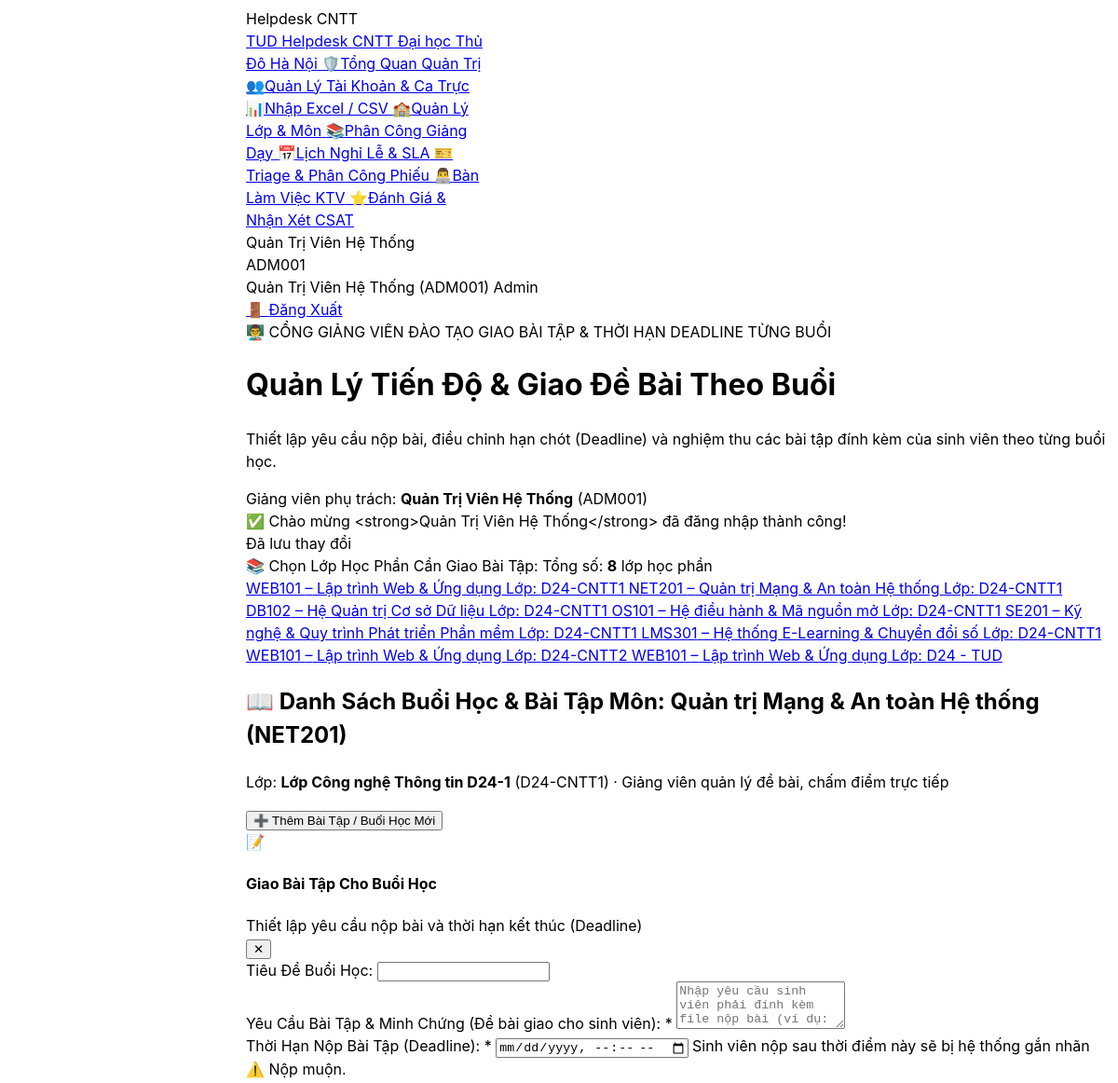
Before: /lecturer/lessons.php?ca_id=2 (signed in, upper part) with the older database file.
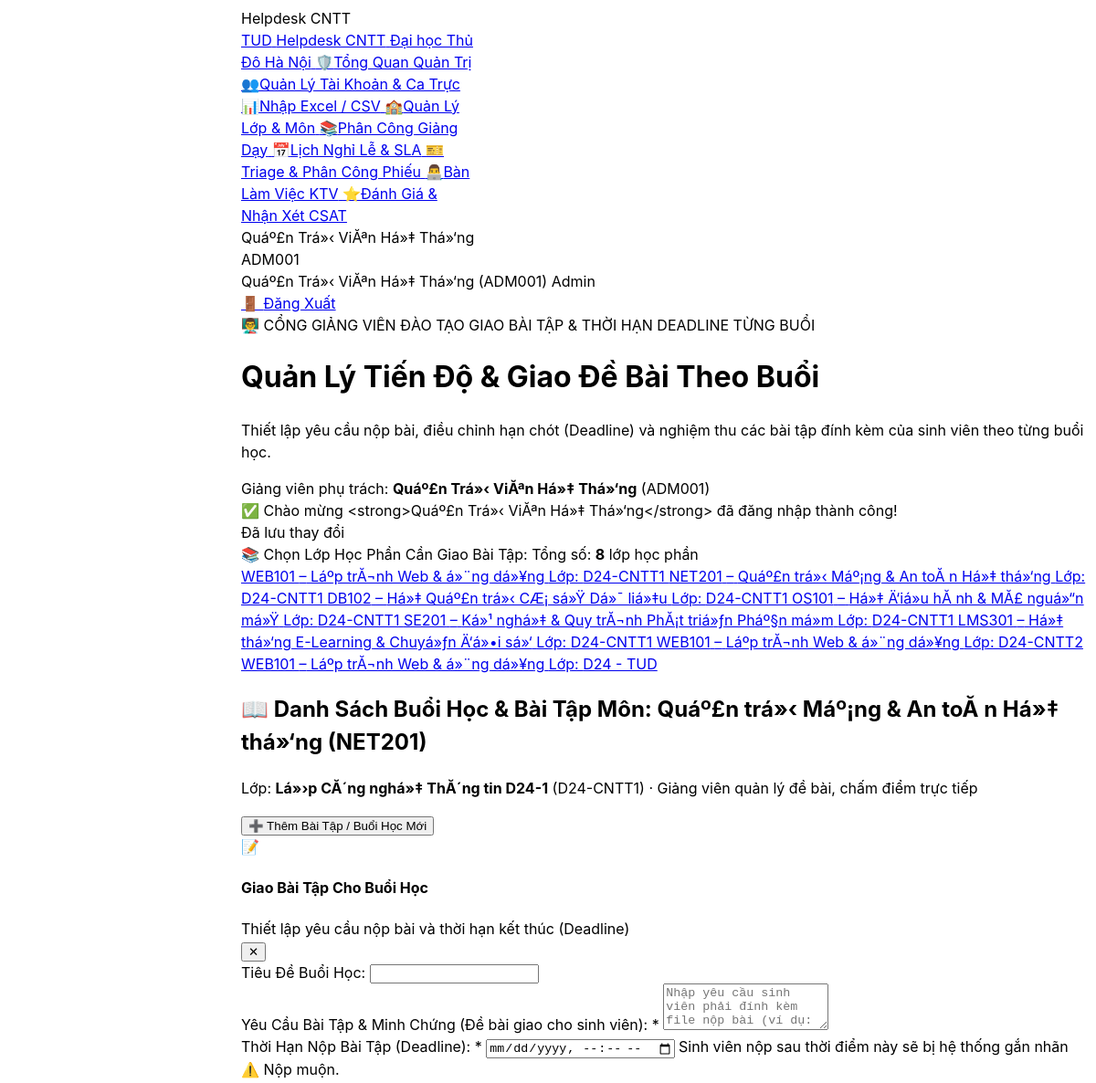
After: the same page with the newer database file.
### tables this page shows
CREATE TABLE `course_assignments` (
  `id` int(10) unsigned NOT NULL AUTO_INCREMENT,
  `class_id` int(10) unsigned NOT NULL,
  `course_id` int(10) unsigned NOT NULL,
  `lecturer_id` int(10) unsigned NOT NULL,
  `semester` varchar(20) NOT NULL DEFAULT '2026_1',
  `academic_year` varchar(20) NOT NULL DEFAULT '2026-2027',
  `created_at` datetime NOT NULL DEFAULT current_timestamp(),
  PRIMARY KEY (`id`),
  UNIQUE KEY `uq_course_class_semester` (`class_id`,`course_id`,`semester`),
  KEY `fk_course_assign_course` (`course_id`),
  KEY `fk_course_assign_lecturer` (`lecturer_id`),
  CONSTRAINT `fk_course_assign_class` FOREIGN KEY (`class_id`) REFERENCES `classes` (`id`) ON DELETE CASCADE,
  CONSTRAINT `fk_course_assign_course` FOREIGN KEY (`course_id`) REFERENCES `courses` (`id`) ON DELETE CASCADE,
  CONSTRAINT `fk_course_assign_lecturer` FOREIGN KEY (`lecturer_id`) REFERENCES `users` (`id`) ON DELETE CASCADE
);

CREATE TABLE `courses` (
  `id` int(10) unsigned NOT NULL AUTO_INCREMENT,
  `course_code` varchar(30) NOT NULL,
  `name` varchar(100) NOT NULL,
  `credits` tinyint(3) unsigned NOT NULL DEFAULT 3,
  `department` varchar(100) NOT NULL DEFAULT 'Bá»™ mĂ´n CĂ´ng nghá»‡ Pháº§n má»m',
  `created_at` datetime NOT NULL DEFAULT current_timestamp(),
  PRIMARY KEY (`id`),
  UNIQUE KEY `uq_courses_code` (`course_code`)
);

CREATE TABLE `classes` (
  `id` int(10) unsigned NOT NULL AUTO_INCREMENT,
  `class_code` varchar(30) NOT NULL,
  `name` varchar(100) NOT NULL,
  `cohort` varchar(20) NOT NULL DEFAULT 'D24',
  `faculty` varchar(100) NOT NULL DEFAULT 'Khoa CĂ´ng nghá»‡ ThĂ´ng tin',
  `academic_year` varchar(30) NOT NULL DEFAULT '2024-2028',
  `created_at` datetime NOT NULL DEFAULT current_timestamp(),
  PRIMARY KEY (`id`),
  UNIQUE KEY `uq_classes_code` (`class_code`)
);

### app/Controllers/Lecturer/LecturerLessonController.php (called while the page is built, shortened)
<?php
require_once __DIR__ . '/../../Models/CourseLesson.php';
class LecturerLessonController
{
    private CourseLesson $model;
    public function __construct(?CourseLesson $model = null)
    {
        $this->model = $model ?: new CourseLesson();
    }
    private function requireLecturer(): array
    {
        $user = $_SESSION['user'] ?? null;
        $role = $user['role'] ?? '';
        $type = $user['user_type'] ?? '';
        return $user;
    }
    public function index(): void
    {
        $currentUser = $this->requireLecturer();
        $lecturerId  = (int)$currentUser['id'];
        $isAdmin     = ($currentUser['role'] === 'admin');
        $courses = $this->model->getLecturerCourses($lecturerId, $isAdmin);
        $selectedCaId = (int)($_GET['ca_id'] ?? ($_GET['assignment_id'] ?? 0));
        $selectedCourseId = (int)($_GET['course_id'] ?? 0);
        $selectedCourse = null;
        if ($selectedCaId > 0) {
            foreach ($courses as $c) {
                if ((int)$c['ca_id'] === $selectedCaId) {
                    $selectedCourse = $c;
                    break;
                }
            }
        }
        $selectedCaId     = $selectedCourse ? (int)$selectedCourse['ca_id'] : 0;
        $activeLesson = null;
        $flash = get_flash();
        require __DIR__ . '/../../../views/lecturer/lessons/index.php';
    }
}

### lecturer/lessons.php (called while the page is built, shortened)
<?php
require_once __DIR__ . '/../config/database.php';
require_once __DIR__ . '/../app/Controllers/Lecturer/LecturerLessonController.php';
$controller = new LecturerLessonController();
$action = $_POST['action'] ?? ($_GET['action'] ?? 'index');
match ($action) {
    'create'  => $controller->create(),
    'update'  => $controller->update(),
    'grade'   => $controller->grade(),
    'preview' => $controller->preview(),
    default   => $controller->index(),
};

### config/database.php (called while the page is built, shortened)
<?php
if (!function_exists('db')) {
    function db(): PDO {
        static $pdo = null;
        if (class_exists('App\Core\Database')) {
            $pdo = \App\Core\Database::getConnection();
            return $pdo;
        }
        return $pdo;
    }
}
if (!function_exists('get_flash')) {
    function get_flash(): ?array {
        if (isset($_SESSION['flash'])) {
            $flash = $_SESSION['flash'];
            return $flash;
        }
        return null;
    }
}
if (!function_exists('get_app_base_url')) {
    function get_app_base_url(): string {
        $docRoot = str_replace('\\', '/', realpath($_SERVER['DOCUMENT_ROOT'] ?? '') ?: ($_SERVER['DOCUMENT_ROOT'] ?? ''));
        $appRoot = str_replace('\\', '/', realpath(__DIR__ . '/..') ?: dirname(__DIR__));
        if ($docRoot && str_starts_with($appRoot, $docRoot)) {
            $rel = substr($appRoot, strlen($docRoot));
            $base = '/' . trim(str_replace('\\', '/', $rel), '/') . '/';
            return str_replace('//', '/', $base);
        }
        return '/';
    }
}
return [
    'driver'    => 'mysql',
    'host'      => '127.0.0.1',
    'port'      => 3306,
    'database'  => 'helpdesk_thudo',
    'username'  => 'root',
    'password'  => '12345678',
    'charset'   => 'utf8mb4',
    'collation' => 'utf8mb4_unicode_ci',
    'options'   => [
        PDO::ATTR_ERRMODE            => PDO::ERRMODE_EXCEPTION,
        PDO::ATTR_DEFAULT_FETCH_MODE => PDO::FETCH_ASSOC,
        PDO::ATTR_EMULATE_PREPARES   => true,
    ],
];

### app/Models/CourseLesson.php (called while the page is built, shortened)
<?php
require_once __DIR__ . '/../../config/database.php';
class CourseLesson
{
    private PDO $pdo;
    public function __construct(?PDO $pdo = null)
    {
        $this->pdo = $pdo ?: db();
    }
    public function getLecturerCourses(int $lecturerId, bool $isAdmin = false): array
    {
        $sql = "SELECT ca.id as ca_id, ca.course_id, ca.class_id, ca.semester, ca.academic_year,
                       c.course_code, c.name as course_name, c.credits,
                       cl.class_code, cl.name as class_name,
                       u.name as lecturer_name,
                       (SELECT COUNT(*) FROM course_lessons cln WHERE cln.course_id = c.id) as total_lessons
                FROM course_assignments ca
                JOIN courses c ON ca.course_id = c.id
                JOIN classes cl ON ca.class_id = cl.id
                LEFT JOIN users u ON ca.lecturer_id = u.id ";
        $params = [];
        $sql .= "ORDER BY ca.id ASC";
        $stmt = $this->pdo->prepare($sql);
        $stmt->execute($params);
        return $stmt->fetchAll(PDO::FETCH_ASSOC);
    }
}

### views/lecturer/lessons/index.php (the view, shortened to what the changed rows need)
<?php
require_once __DIR__ . '/../../../config/database.php';
?>
<!DOCTYPE html>
<html lang="vi">
<head>
    <script src="https://www.gstatic.com/antigravity/web/dev/tailwindcss.min.js"></script>
</head>
<body class="bg-slate-50 text-slate-800 font-sans antialiased min-h-screen flex flex-col justify-between">
    <?php require_once __DIR__ . '/../../../includes/navbar.php'; ?>
    <main class="flex-1 max-w-7xl mx-auto w-full px-4 sm:px-6 lg:px-8 py-6 space-y-6">
        <div class="bg-gradient-to-r from-slate-900 via-indigo-950 to-slate-900 text-white rounded-3xl p-6 shadow-md border border-indigo-900/50 flex flex-col md:flex-row md:items-center justify-between gap-4">
            <div>
                <h1 class="text-2xl font-black text-white flex items-center gap-2">
                    <span>Quản Lý Tiến Độ & Giao Đề Bài Theo Buổi</span>
                </h1>
            </div>
            <div class="flex items-center gap-2 bg-slate-800/80 border border-slate-700/80 p-3 rounded-2xl text-xs">
                <div>
                    <span class="text-slate-400 block text-[11px]">Giảng viên phụ trách:</span>
                    <strong class="text-white"><?php echo htmlspecialchars($currentUser['name']); ?></strong>
                    <span class="text-indigo-300 font-mono text-[11px]">(<?php echo htmlspecialchars($currentUser['user_code']); ?>)</span>
                </div>
            </div>
        </div>
        <?php if ($flash): ?>
            <div data-auto-dismiss="4500" class="p-3.5 rounded-2xl text-xs font-semibold flex items-center justify-between <?php echo $flash['type'] === 'success' ? 'bg-emerald-50 border border-emerald-200 text-emerald-800' : 'bg-rose-50 border border-rose-200 text-rose-800'; ?>">
                <div class="flex items-center gap-2">
                    <span><?php echo $flash['type'] === 'success' ? '✅' : '⚠️'; ?></span>
                    <span><?php echo htmlspecialchars($flash['message']); ?></span>
                </div>
                <span class="text-slate-400 text-[10px]">Đã lưu thay đổi</span>
            </div>
        <?php endif; ?>
        <div class="bg-white border border-slate-200 rounded-3xl p-5 shadow-sm space-y-3">
            <div class="flex items-center gap-2.5 overflow-x-auto pb-1 text-xs">
                <?php foreach ($courses as $c): ?>
                    <?php $isActive = ($c['ca_id'] == $selectedCaId); ?>
                    <a href="lessons.php?ca_id=<?php echo $c['ca_id']; ?>"
                       title="Chọn lớp <?php echo htmlspecialchars($c['class_code']); ?> môn <?php echo htmlspecialchars($c['course_name']); ?>"
                       class="px-4 py-2.5 rounded-2xl font-bold transition whitespace-nowrap flex items-center gap-2 <?php echo $isActive ? 'bg-indigo-600 text-white shadow-md shadow-indigo-200 ring-2 ring-indigo-400' : 'bg-slate-50 text-slate-700 hover:bg-slate-100 border border-slate-200'; ?>">
                        <span class="font-mono"><?php echo htmlspecialchars($c['course_code']); ?></span>
                        <span>–</span>
                        <span><?php echo htmlspecialchars($c['course_name']); ?></span>
                        <span class="px-2 py-0.5 rounded-lg text-[11px] font-bold <?php echo $isActive ? 'bg-white text-indigo-700 shadow-2xs' : 'bg-indigo-100 text-indigo-700'; ?>">
                            Lớp: <?php echo htmlspecialchars($c['class_code']); ?>
                        </span>
                    </a>
                <?php endforeach; ?>
            </div>
        </div>
        <?php if ($selectedCourse): ?>
            <?php if (!$activeLesson): ?>
            <div class="bg-white border border-slate-200 rounded-3xl shadow-sm overflow-hidden space-y-4 p-6">
                <div class="flex items-center justify-between flex-wrap gap-3 pb-4 border-b border-slate-100">
                    <div>
                        <h2 class="text-base font-black text-slate-900 flex items-center gap-2">
                            <span>📖</span> Danh Sách Buổi Học & Bài Tập Môn: <?php echo htmlspecialchars($selectedCourse['course_name']); ?> (<?php echo htmlspecialchars($selectedCourse['course_code']); ?>)
                        </h2>
                        <p class="text-xs text-slate-500 mt-0.5">
                            Lớp: <strong><?php echo htmlspecialchars($selectedCourse['class_name']); ?></strong> (<?php echo htmlspecialchars($selectedCourse['class_code']); ?>) · Giảng viên quản lý đề bài, chấm điểm trực tiếp
                        </p>
                    </div>
                    <div class="flex items-center gap-2 flex-wrap">
                        <button type="button" onclick="openCreateLessonModal()"
                                class="px-3.5 py-2 bg-emerald-600 hover:bg-emerald-700 text-white font-bold rounded-xl text-xs transition shadow-sm flex items-center gap-1.5 cursor-pointer">
                            <span>➕</span> Thêm Bài Tập / Buổi Học Mới
                        </button>
                    </div>
                </div>
            </div>
            <?php endif; ?>
        <?php endif; ?>
    </main>
</body>
</html>

### includes/navbar.php (shortened to what the changed rows need)
<?php
require_once __DIR__ . '/../config/database.php';
$appBase = get_app_base_url();
$currentUser = $_SESSION['user'] ?? null;
$isLoggedIn  = !empty($currentUser);
$userRole    = $currentUser['role'] ?? 'guest';
$userType    = $currentUser['user_type'] ?? 'guest';
$hasFixedSidebar = $isLoggedIn;
?>
<script src="https://www.gstatic.com/antigravity/web/dev/tailwindcss.min.js"></script>
<header class="bg-slate-900 border-b border-slate-800 text-slate-100 sticky top-0 z-[70] shadow-md relative">
    <div class="max-w-7xl mx-auto px-4 sm:px-6 lg:px-8">
        <div class="flex items-center justify-between min-h-14">
            <?php if ($hasFixedSidebar): ?>
                <nav aria-label="Điều hướng chính" class="app-role-sidebar fixed top-0 bottom-0 left-0 z-[80] flex flex-col overflow-y-auto bg-slate-900 p-4 shadow-2xl ring-1 ring-white/10 items-stretch gap-1 text-sm">
            <?php else: ?>
                <nav id="primary-navigation" aria-label="Điều hướng chính" class="flex min-w-0 flex-1 items-center gap-1 overflow-x-auto px-2 text-sm">
            <?php endif; ?>
                <?php if ($hasFixedSidebar): ?>
                    <div class="sidebar-user-copy mt-auto border-t border-slate-700/80 pt-4 text-xs text-slate-200">
                        <div class="truncate font-semibold"><?php echo htmlspecialchars($currentUser['name']); ?></div>
                        <div class="mt-1 text-slate-400"><?php echo htmlspecialchars($currentUser['user_code']); ?></div>
                    </div>
                <?php endif; ?>
            </nav>
            <div class="flex items-center gap-2 shrink-0">
                <?php if ($isLoggedIn): ?>
                    <div class="hidden sm:flex items-center gap-2 bg-slate-800/80 border border-slate-700/80 px-3 py-1 rounded-xl text-xs">
                        <span class="font-semibold text-white"><?php echo htmlspecialchars($currentUser['name']); ?></span>
                        <span class="text-slate-400 font-mono text-[11px]">(<?php echo htmlspecialchars($currentUser['user_code']); ?>)</span>
                        <span class="px-1.5 py-0.5 rounded bg-indigo-500/20 text-indigo-300 text-[10px] font-bold uppercase">
                            <?php
                            if ($userRole === 'admin') echo 'Admin';
                            elseif ($userRole === 'agent') echo 'KTV';
                            elseif ($userType === 'lecturer') echo 'Giảng Viên';
                            else echo 'Sinh Viên';
                            ?>
                        </span>
                    </div>
                    <a href="<?php echo $appBase; ?>index.php?action=logout"
                       aria-label="Đăng xuất" title="Đăng xuất"
                       onclick="return confirm('Bạn có chắc chắn muốn đăng xuất?');"
                       class="px-2 sm:px-2.5 py-1.5 bg-rose-600/20 hover:bg-rose-600 text-rose-300 hover:text-white border border-rose-500/30 rounded-xl text-xs font-bold transition flex items-center gap-1">
                        <span>🚪</span> <span class="hidden sm:inline">Đăng Xuất</span>
                    </a>
                <?php else: ?>
                    <a href="<?php echo $appBase; ?>index.php" aria-label="Đăng nhập" class="px-3 sm:px-4 py-1.5 bg-indigo-600 hover:bg-indigo-500 text-white font-bold rounded-xl text-xs transition shadow-sm">
                        🔑 <span class="sr-only sm:not-sr-only">Đăng Nhập</span>
                    </a>
                <?php endif; ?>
            </div>
        </div>
    </div>
</header>

Changed rows visible on the page:
changed through a linked row, course_assignments (number 1 of 8 on the later page): course.name "Lập trình Web & Ứng dụng" → "Láº­p trĂ¬nh Web & á»¨ng dá»¥ng"
changed through a linked row, course_assignments "NET201": course.name "Quản trị Mạng & An toàn Hệ thống" → "Quáº£n trá»‹ Máº¡ng & An toĂ n Há»‡ thá»‘ng"
changed through a linked row, course_assignments "DB102": course.name "Hệ Quản trị Cơ sở Dữ liệu" → "Há»‡ Quáº£n trá»‹ CÆ¡ sá»Ÿ Dá»¯ liá»‡u"
changed through a linked row, course_assignments "OS101": course.name "Hệ điều hành & Mã nguồn mở" → "Há»‡ Ä‘iá»u hĂ nh & MĂ£ nguá»“n má»Ÿ"
changed through a linked row, course_assignments "SE201": course.name "Kỹ nghệ & Quy trình Phát triển Phần mềm" → "Ká»¹ nghá»‡ & Quy trĂ¬nh PhĂ¡t triá»ƒn Pháº§n má»m"
changed through a linked row, course_assignments "LMS301": course.name "Hệ thống E-Learning & Chuyển đổi số" → "Há»‡ thá»‘ng E-Learning & Chuyá»ƒn Ä‘á»•i sá»‘"
changed through a linked row, course_assignments "D24-CNTT2": course.name "Lập trình Web & Ứng dụng" → "Láº­p trĂ¬nh Web & á»¨ng dá»¥ng"
changed through a linked row, course_assignments "D24 - TUD": course.name "Lập trình Web & Ứng dụng" → "Láº­p trĂ¬nh Web & á»¨ng dá»¥ng"
changed courses "NET201": name "Quản trị Mạng & An toàn Hệ thống" → "Quáº£n trá»‹ Máº¡ng & An toĂ n Há»‡ thá»‘ng"
changed classes "D24-CNTT1": name "Lớp Công nghệ Thông tin D24-1" → "Lá»›p CĂ´ng nghá»‡ ThĂ´ng tin D24-1"
Other visible differences:
$currentUser['name']: "Quản Trị Viên Hệ Thống" → "Quáº£n Trá»‹ ViĂªn Há»‡ Thá»‘ng"
$flash['message']: "Chào mừng <strong>Quản Trị Viên Hệ Thống</strong> đã đăng nhập thành công!" → "Chào mừng <strong>Quáº£n Trá»‹ ViĂªn Há»‡ Thá»‘ng</strong> đã đăng nhập thành công!"
